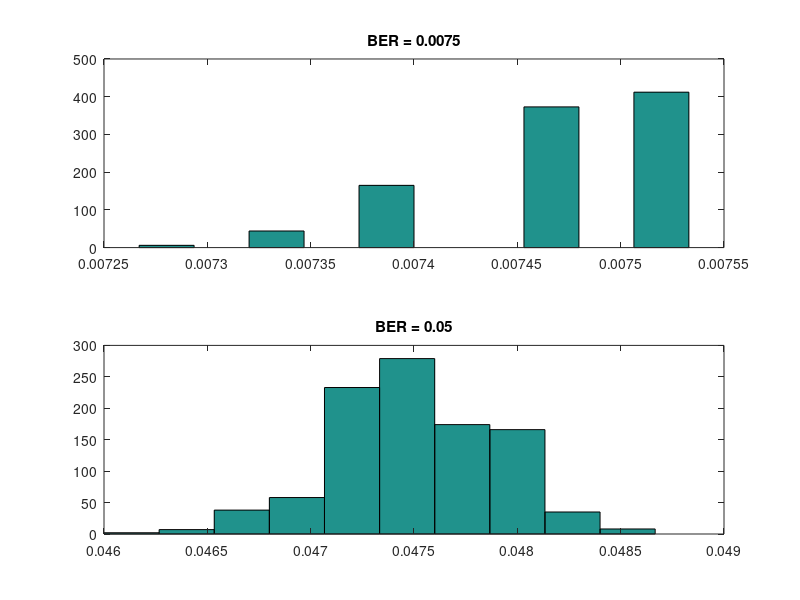

MATLAB code to generate this figure:
function hist_ber_actualber

  A = dlmread('data_5k_0.0075.txt'); #BER - 0,0075 dla 
  B = dlmread('data_5k_0.05.txt'); #BER - 0,05
  ay = NaN (1,1000);
  by = NaN (1,1000);
  
  for i=1:1000
    ay(1,[i]) = A (i,[3]);
    by(1,[i]) = B (i,[3]);
  end

  subplot(2,1,1)
  hist(ay, 10)
  title('BER = 0.0075')
  subplot(2,1,2)
  hist(by, 10)
  title('BER = 0.05')

endfunction
